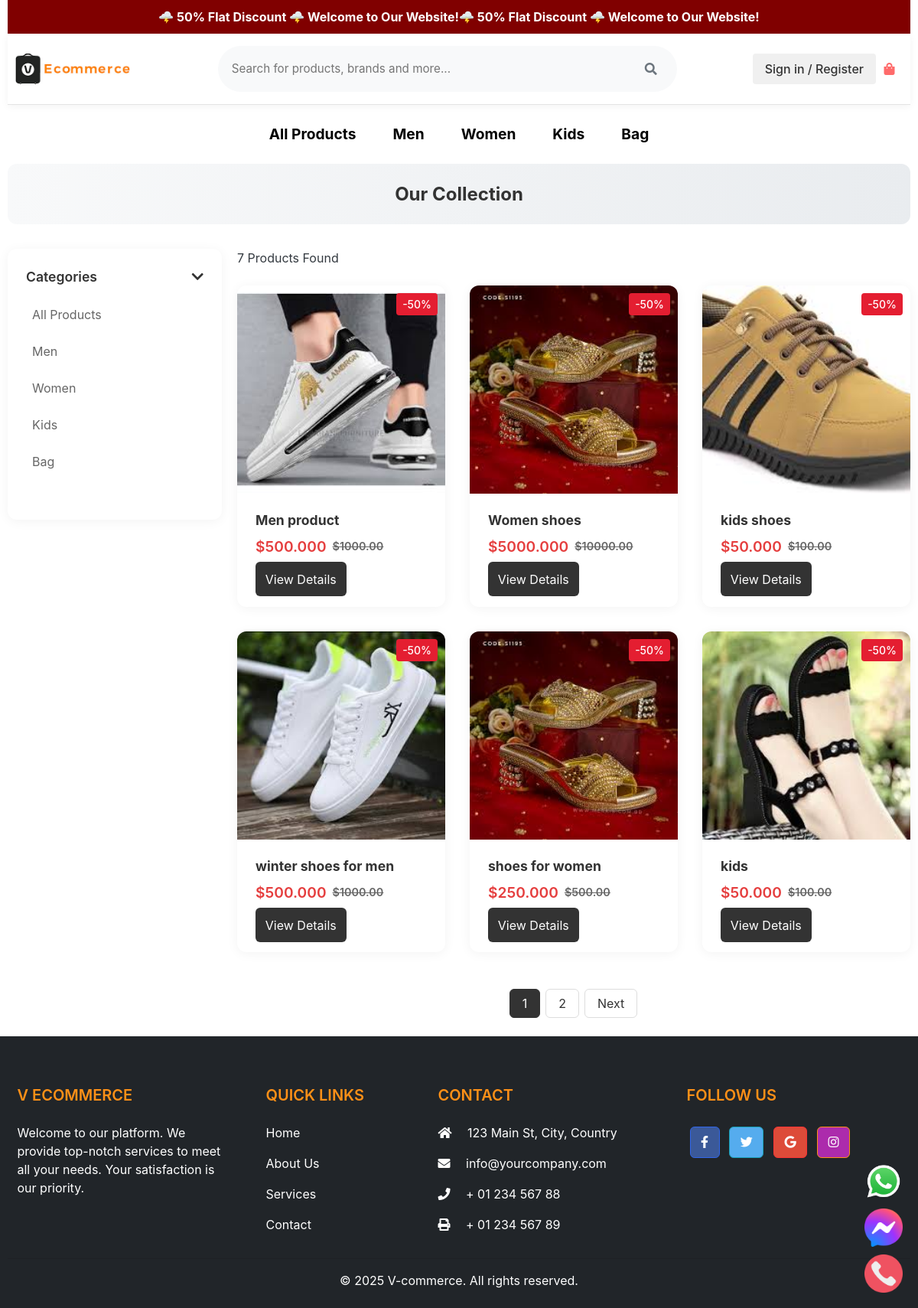
/store/, run on the app's committed database.
### category/models.py (models this page shows, shortened)
class Category(models.Model):
    category_name = models.CharField(max_length=50,unique=True)
    slug = models.SlugField(max_length=100, unique=True)
    description = models.TextField(max_length=255, blank=True)
    cat_image = models.ImageField(upload_to="photos/categories", blank=True)
    class Meta:
        verbose_name = "Category"
        verbose_name_plural = "Categories"
    def get_url(self):
        return reverse('products_by_category', args=(self.slug,))

### store/models.py (models this page shows, shortened)
class Product(models.Model):
    name = models.CharField(max_length=255)
    product_name = models.CharField(max_length=200, unique=True)
    slug = models.SlugField(max_length=200, unique=True)
    discription = models.TextField(max_length=500, blank=True)
    price = models.DecimalField(max_digits=10, decimal_places=2)
    discount_percentage = models.DecimalField(max_digits=5, decimal_places=2, null=True, blank=True)
    images = models.ImageField(upload_to = 'photos/products')
    stock = models.IntegerField()
    is_available = models.BooleanField(default=True)
    category = models.ForeignKey(Category, on_delete=models.CASCADE)
    created_date = models.DateTimeField(auto_now_add=True)
    modified_date = models.DateTimeField(auto_now=True)
    def get_url(self):
        return reverse('product_detail', args=[self.category.slug, self.slug])

### store/views.py (the view)
# urls.py: path("store/",include('store.urls')),
def store(request, category_slug=None):  # Accept category_slug as a parameter
    if category_slug:
        category = get_object_or_404(Category, slug=category_slug)  # Get category by slug
        products = Product.objects.filter(category=category, is_available=True)
    else:
        products = Product.objects.filter(is_available=True).order_by('id')
    for product in products:
        product.discounted_price = product.price * Decimal('0.5')  # Use Decimal for multiplication
    paginator = Paginator(products, 3 if category_slug else 6)
    page = request.GET.get('page')
    paged_products = paginator.get_page(page)
    context = {
        'products': paged_products,
        'product_count': products.count(),
        'category_slug': category_slug,  # Pass the category_slug to the template for active category highlighting
    }
    return render(request, 'store/store.html', context)

### carts/context_processors.py (called while the page is built)
def counter(request):
    cart_count = 0
    if 'admin' in request.path:
        return {}
    else:
        try:
            cart = Cart.objects.filter(cart_id = _cart_id(request))
            if request.user.is_authenticated:
                cart_items = CartItem.objects.all().filter(user=request.user)
            else:
                cart_items = CartItem.objects.all().filter(cart = cart[:1])
            for cart_item in cart_items:
                cart_count += cart_item.quantity
        except Cart.DoesNotExist:
            cart_count = 0
    return dict(cart_count=cart_count)

### carts/views.py (called while the page is built)
def _cart_id(request):
    cart = request.session.session_key
    if not cart:
        cart = request.session.create()
    return cart

### category/context_processors.py (called while the page is built)
def menu_links(request):
    links = Category.objects.all()
    return dict(links = links)

### templates/store/store.html (shortened to what this page needs)
{% extends "base.html" %}
{% load static %}
{% block content %}
<div class=" container">
    <header class="store-header ">
        {% if 'search' in request.path %}
            <h1>Search Results</h1>
        {% else %}
            <h1>Our Collection</h1>
        {% endif %}
    </header>
    <div class="row">
        <div class="col-md-3">
            <div class="filters-sidebar">
                <div class="filter-section">
                    <div class="filter-title">
                        Categories
                        <i class="fas fa-chevron-down"></i>
                    </div>
                    <div class="filter-content">
                        <ul class="category-list">
                            <li><a href="{% url 'store' %}">All Products</a></li>
                            {% for category in links %}
                                <li><a href="{{ category.get_url }}">{{ category.category_name }}</a></li>
                            {% endfor %}
                        </ul>
                    </div>
                </div>
            </div>
        </div>
        <div class="col-md-9">
            <p class="mb-4">{{ product_count }} Products Found</p>
            <div class="products-grid">
                {% if products %}
                    {% for product in products %}
                        <div class="product-card">
                            <div class="product-image">
                                <a href="{{ product.get_url }}">
                                    <img src="{{ product.images.url }}" alt="{{ product.product_name }}">
                                    {% if product.discounted_price %}
                                        <span class="discount-badge">-50%</span>
                                    {% endif %}
                                </a>
                            </div>
                            <div class="product-details">
                                <h3 class="product-title">{{ product.product_name }}</h3>
                                <div class="product-price">
                                    {% if product.discounted_price %}
                                        <span class="discounted-price">${{ product.discounted_price }}</span>
                                        <span class="original-price">${{ product.price }}</span>
                                    {% else %}
                                        <span>${{ product.price }}</span>
                                    {% endif %}
                                </div>
                                <div class="product-actions">
                                    <a href="{{ product.get_url }}" class="view-details-btn">View Details</a>
                                </div>
                            </div>
                        </div>
                    {% endfor %}
                {% else %}
                    <div class="col-12 text-center">
                        <h4>No products found. Please try different filters.</h4>
                    </div>
                {% endif %}
            </div>
            {% if products.has_other_pages %}
                <div class="pagination">
                    {% for i in products.paginator.page_range %}
                        {% if products.number == i %}
                            <a href="#" class="page-link active">{{ i }}</a>
                        {% else %}
                            <a href="?page={{ i }}" class="page-link">{{ i }}</a>
                        {% endif %}
                    {% endfor %}
                    {% if products.has_next %}
                        <a href="?page={{ products.next_page_number }}" class="page-link">Next</a>
                    {% endif %}
                </div>
            {% endif %}
            <br>
        </div>
    </div>
</div>
{% endblock %}

### templates/includes/navbar.html (shortened to what this page needs)
{% load static %}
<header>
    <div class="container">
        <nav class="navbar navbar-light bg-white border-bottom">
            <div class="container">
                <a href="{% url 'home' %}" class="navbar-brand">
                    <img src="{% static './images/e_com.png' %}" alt="Logo" class="logo">
                </a>
                <form action="{% url 'search' %}" class="search-form d-none d-md-block" method="GET">
                    <div class="search-wrapper">
                        <input type="text"
                               class="search-input"
                               placeholder="Search for products, brands and more..."
                               name="keyword"
                               autocomplete="off">
                        <button type="submit" class="search-icon">
                            <i class="fa fa-search"></i>
                        </button>
                    </div>
                </form>
                <ul class="navbar-nav flex-row align-items-center">
                    <li class="nav-item me-3">
                        {% if user.id is none %}
                            <div class="user-menu">
                                <a href="{% url 'login' %}" class="auth-link">Sign in / Register</a>
                            </div>
                        {% endif %}
                    </li>
                    <li class="nav-item">
                        <a href="{% url 'cart' %}" class="nav-link cart-link">
                            <div class="cart-container">
                                <div class="cart-icon">
                                    <i class="fa fa-shopping-bag"></i>
                                </div>
                            </div>
                        </a>
                    </li>
                </ul>
            </div>
        </nav>
        <div class="categories-bar">
            <div class="container">
                <div class="categories-wrapper d-flex justify-content-center">
                    <a href="{% url 'store' %}" class="category-item">All Products</a>
                    {% for category in links %}
                        <a href="{{ category.get_url }}" class="category-item  ">{{ category.category_name }}</a>
                    {% endfor %}
                </div>
            </div>
        </div>
    </div>
</header>

### templates/base.html (style rules this page uses)
body { overflow-x: hidden; }

### templates/includes/navbar.html (style rules this page uses)
.navbar { padding: 1rem 0; box-shadow: 0 2px 10px rgba(0,0,0,0.05); }
.navbar-brand img { height: 40px; }
.search-form { flex-grow: 1; max-width: 600px; margin: 0 2rem; }
.search-wrapper { display: flex; align-items: center; background: #f8f9fa; border-radius: 50px; padding: 0.5rem 1rem; transition: all 0.3s ease; border: 2px solid transparent; }
.search-input { border: none; background: transparent; padding: 0.5rem 0; width: 100%; outline: none; font-size: 0.95rem; }
.search-icon { color: #6c757d; background: none; border: none; padding: 0.5rem; cursor: pointer; }
.user-menu { display: flex; align-items: center; }
.auth-link { color: #333; text-decoration: none; font-weight: 500; padding: 0.5rem 1rem; border-radius: 4px; background: #f0f0f0; transition: all 0.3s ease; }
.cart-icon { position: relative; width: 35px; height: 35px; display: flex; align-items: center; justify-content: center; color: #ff6b6b; }
.categories-bar { padding: 0.5rem 0; overflow-x: auto; white-space: nowrap; -webkit-overflow-scrolling: touch; }
.categories-wrapper { display: flex; gap: 1rem; padding: 0.5rem 0; }
.category-item { color: black; font-size: 1.2rem; font-weight: bold; text-decoration: none; padding: 0.5rem 1rem; border-radius: 4px; transition: all 0.3s ease; }

### templates/store/store.html (style rules this page uses)
.store-header { background: linear-gradient(to right, #f8f9fa, #e9ecef); padding: 1.5rem 0; text-align: center; margin-bottom: 2rem; border-radius: 12px; }
.store-header h1 { font-size: clamp(1rem, 2vw, 1.5rem); color: #333; margin: 0; }
.filters-sidebar { background: white; border-radius: 12px; box-shadow: 0 2px 15px rgba(0,0,0,0.05); padding: 1.5rem; height: fit-content; }
.filter-section { margin-bottom: 2rem; }
.filter-title { font-size: 1.1rem; font-weight: 600; color: #333; margin-bottom: 1rem; display: flex; align-items: center; justify-content: space-between; cursor: pointer; }
.filter-content { margin-top: 1rem; }
.category-list { list-style: none; padding: 0; }
.category-list li { margin-bottom: 0.5rem; }
.category-list a { color: #666; text-decoration: none; transition: color 0.3s; display: block; padding: 0.5rem; border-radius: 6px; }
.products-grid { display: grid; grid-template-columns: repeat(auto-fill, minmax(250px, 1fr)); gap: 2rem; }
.product-card { background: white; border-radius: 12px; overflow: hidden; transition: transform 0.3s; box-shadow: 0 2px 15px rgba(0,0,0,0.05); }
.product-image { position: relative; aspect-ratio: 1; }
.product-image img { width: 100%; height: 100%; object-fit: cover; }
.discount-badge { position: absolute; top: 10px; right: 10px; background: #e41e31; color: white; padding: 0.25rem 0.5rem; border-radius: 4px; font-weight: 500; font-size: 0.875rem; z-index: 1; }
.product-details { padding: 1.5rem; }
.product-title { font-size: 1.1rem; color: #333; margin-bottom: 0.5rem; }
.product-price { font-size: 1.2rem; font-weight: 600; color: #333; display: flex; align-items: center; gap: 0.5rem; }
.discounted-price { color: #e53e3e; }
.original-price { font-size: 0.9rem; color: #666; text-decoration: line-through; }
.product-actions { margin-top: 1rem; }
.view-details-btn { width: 100%; padding: 0.8rem; background: #333; color: white; border: none; border-radius: 6px; cursor: pointer; transition: background 0.3s; }
.pagination { display: flex; justify-content: center; gap: 0.5rem; margin-top: 3rem; }
.page-link { padding: 0.5rem 1rem; border: 1px solid #ddd; border-radius: 6px; color: #333; text-decoration: none; transition: all 0.3s; }
.page-link.active { background: #333; color: white; border-color: #333; }

### data on the page
Category: category_name "Men"
Category: category_name "Women"
Category: category_name "Kids"
Category: category_name "Bag"
Product: images (picture), shows "-50%", product_name "Men product", discounted_price "500.000", price "1000.00"
Product: images (picture), shows "-50%", product_name "Women shoes", discounted_price "5000.000", price "10000.00"
Product: images (picture), shows "-50%", product_name "kids shoes", discounted_price "50.000", price "100.00"
Product: images (picture), shows "-50%", product_name "winter shoes for men", discounted_price "500.000", price "1000.00"
Product: images (picture), shows "-50%", product_name "shoes for women", discounted_price "250.000", price "500.00"
Product: images (picture), shows "-50%", product_name "kids", discounted_price "50.000", price "100.00"

### other printed values
{{ product_count }} "7"
{{ i }} "1"
{{ i }} "2"
